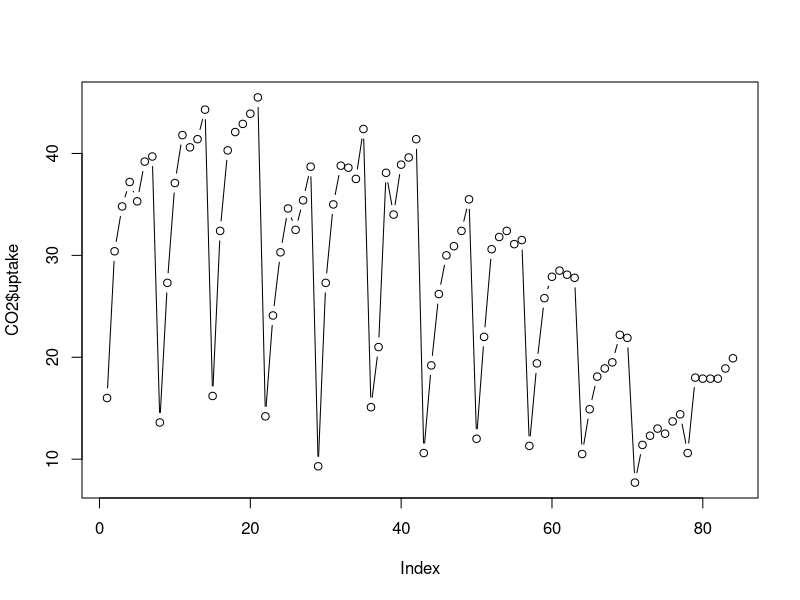
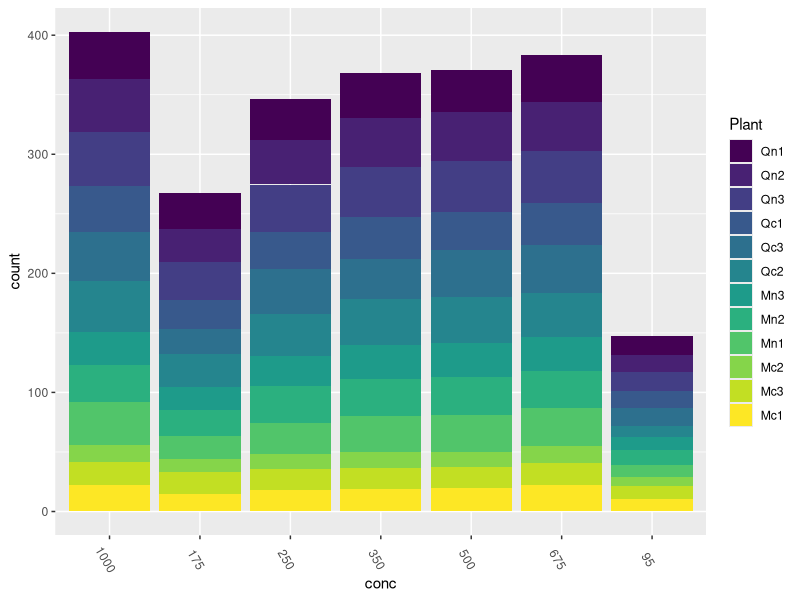

The R source for these figures, in order:
rm(list = ls())#清空输出

#从R自带数据集中读取doubs数据，存为本地R文件


library(datasets)
library(ggplot2)
help("datasets")

?CO2
#Plant
#an ordered factor with levels Qn1 < Qn2 < Qn3 < ... < Mc1 
#giving a unique identifier for each plant.

#Type
#a factor with levels Quebec Mississippi giving the origin of the plant

#Treatment
#a factor with levels nonchilled chilled

#conc
#a numeric vector of ambient carbon dioxide concentrations (mL/L).

#uptake
#a numeric vector of carbon dioxide uptake rates (\mu\mbox{mol}/m^2μmol/m2sec).

data(CO2, package = "datasets")
data_CO2 = CO2
data_CO2$conc = as.character(CO2$conc)

#绘制散点图
plot(CO2$uptake,type = "b")

#绘制堆叠柱状图
ggplot( data_CO2, aes( x = conc , weight = uptake, fill = Plant)) +
  geom_bar( position = "stack") +theme(panel.border = element_blank())+
  theme(axis.text.x = element_text(angle=-60)) 